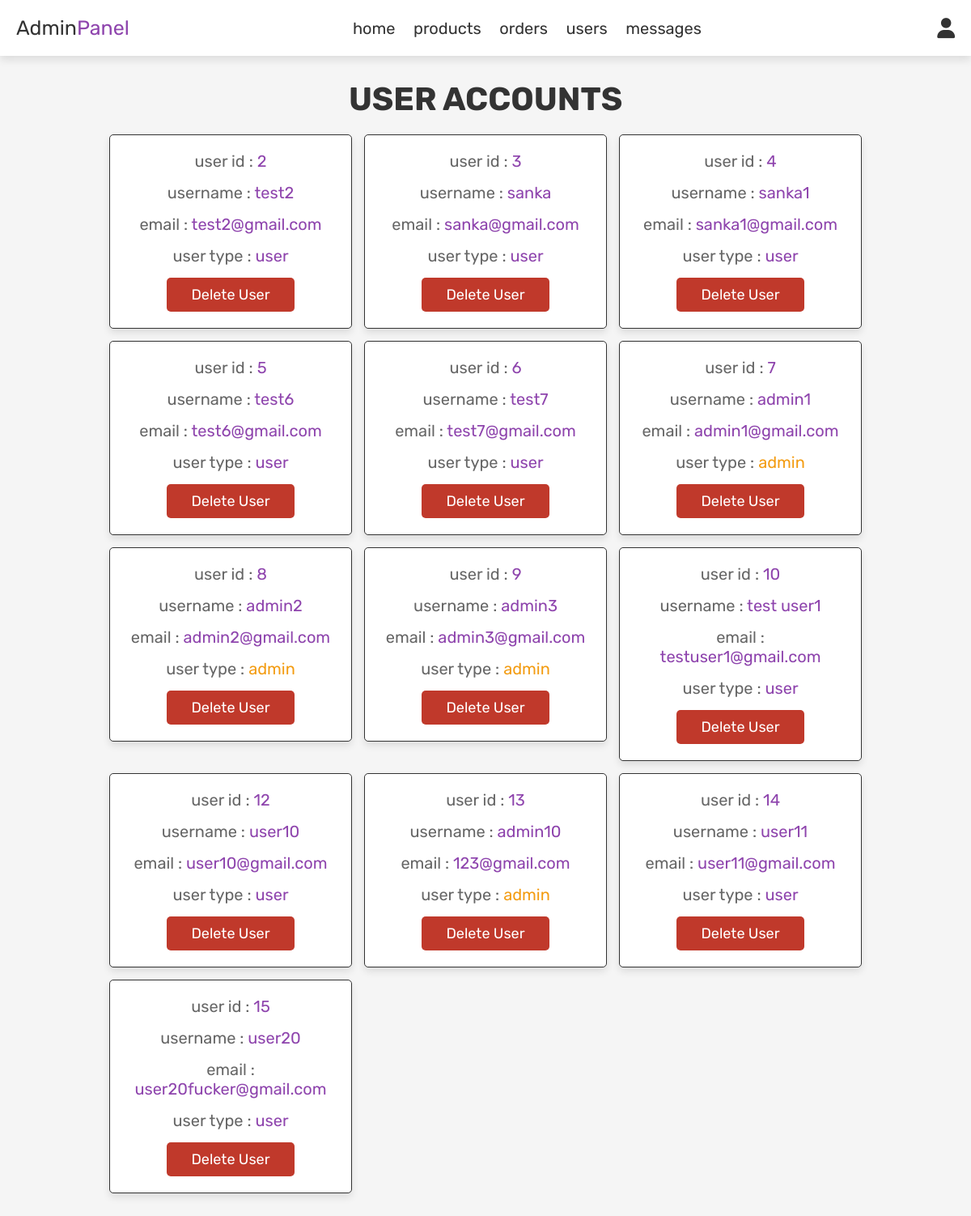
The page /admin_users.php (signed in) on the database its author committed.
### tables this page shows
CREATE TABLE `users` (
  `id` int(100) NOT NULL,
  `name` varchar(100) NOT NULL,
  `email` varchar(100) NOT NULL,
  `password` varchar(100) NOT NULL,
  `user_type` varchar(20) NOT NULL DEFAULT 'user'
);

### admin_users.php (the view, shortened to what this page needs)
<?php
include 'config.php';
?>
<!DOCTYPE html>
<html lang="en">
<head>
   <link rel="stylesheet" href="https://cdnjs.cloudflare.com/ajax/libs/font-awesome/6.0.0/css/all.min.css">
   <link rel="stylesheet" href="admin_style.css">
</head>
<body>
<?php include 'admin_header.php'; ?>
<section class="users">
   <h1 class="title"> user accounts </h1>
   <div class="box-container">
      <?php
         $select_users = mysqli_query($conn, "SELECT * FROM `users`") or die('query failed');
         while($fetch_users = mysqli_fetch_assoc($select_users)){
      ?>
      <div class="box">
         <p> user id : <span><?php echo $fetch_users['id']; ?></span> </p>
         <p> username : <span><?php echo $fetch_users['name']; ?></span> </p>
         <p> email : <span><?php echo $fetch_users['email']; ?></span> </p>
         <p> user type : <span style="color:<?php if($fetch_users['user_type'] == 'admin'){ echo 'var(--orange)'; } ?>"><?php echo $fetch_users['user_type']; ?></span> </p>
         <a href="admin_users.php?delete=<?php echo $fetch_users['id']; ?>" onclick="return confirm('delete this user?');" class="delete-btn">delete user</a>
      </div>
      <?php
         };
      ?>
   </div>
</section>
</body>
</html>

### admin_header.php (shortened to what this page needs)
<header class="header">
   <div class="flex">
      <a href="admin_page.php" class="logo">Admin<span>Panel</span></a>
      <nav class="navbar">
         <a href="admin_page.php">home</a>
         <a href="admin_products.php">products</a>
         <a href="admin_orders.php">orders</a>
         <a href="admin_users.php">users</a>
         <a href="admin_contacts.php">messages</a>
      </nav>
      <div class="icons">
         <div id="user-btn" class="fas fa-user" onClick="showhide()"></div>
      </div>
   </div>
</header>

### admin_style.css (style rules this page uses)
:root { --purple:#8e44ad; --red:#c0392b; --orange:#f39c12; --black:#333; --white:#fff; --light-color:#666; --light-white:#ccc; --light-bg:#f5f5f5; --border:.1rem solid var(--black); --box-shadow:0 .5rem 1rem rgba(0,0,0,.1); }
* { font-family: 'Rubik', sans-serif; margin:0; padding:0; box-sizing: border-box; outline: none; border:none; text-decoration: none; transition:all .2s linear; }
html { font-size: 62.5%; overflow-x: hidden; }
body { background-color: var(--light-bg); }
section { padding:3rem 2rem; }
.title { text-align: center; margin-bottom: 2rem; text-transform: uppercase; color:var(--black); font-size: 4rem; }
.btn, .option-btn, .delete-btn, .white-btn { display: inline-block; margin-top: 1rem; padding:1rem 3rem; cursor: pointer; color:var(--white); font-size: 1.8rem; border-radius: .5rem; text-transform: capitalize; }
.delete-btn { background-color: var(--red); }
.header { position: sticky; top:0; left:0; right:0; z-index: 1000; background-color: var(--white); box-shadow: var(--box-shadow); }
.header .flex { display: flex; align-items: center; padding:2rem; justify-content: space-between; position: relative; max-width: 1200px; margin:0 auto; }
.header .flex .logo { font-size: 2.5rem; color:var(--black); }
.header .flex .logo span { color:var(--purple); }
.header .flex .navbar a { margin:0 1rem; font-size: 2rem; color:var(--black); }
.header .flex .icons div { margin-left: 1.5rem; font-size: 2.5rem; cursor: pointer; color:var(--black); }
.users .box-container { display: grid; grid-template-columns: repeat(auto-fit, 30rem); justify-content: center; gap:1.5rem; max-width: 1200px; margin:0 auto; align-items: flex-start; }
.users .box-container .box { background-color: var(--white); padding:2rem; border:var(--border); box-shadow: var(--box-shadow); border-radius: .5rem; text-align: center; }
.users .box-container .box p { padding-bottom: 1.5rem; font-size: 2rem; color:var(--light-color); }
.users .box-container .box p span { color:var(--purple); }
.users .box-container .box .delete-btn { margin-top: 0; }

### rows shown on the page
users: id "2", name "test2", email "test2@gmail.com", user_type "user"
users: id "3", name "sanka", email "sanka@gmail.com", user_type "user"
users: id "4", name "sanka1", email "sanka1@gmail.com", user_type "user"
users: id "5", name "test6", email "test6@gmail.com", user_type "user"
users: id "6", name "test7", email "test7@gmail.com", user_type "user"
users: id "7", name "admin1", email "admin1@gmail.com", user_type "admin"
users: id "8", name "admin2", email "admin2@gmail.com", user_type "admin"
users: id "9", name "admin3", email "admin3@gmail.com", user_type "admin"
users: id "10", name "test user1", email "testuser1@gmail.com", user_type "user"
users: id "12", name "user10", email "user10@gmail.com", user_type "user"
users: id "13", name "admin10", email "123@gmail.com", user_type "admin"
users: id "14", name "user11", email "user11@gmail.com", user_type "user"
users: id "15", name "user20", email "user20fucker@gmail.com", user_type "user"
